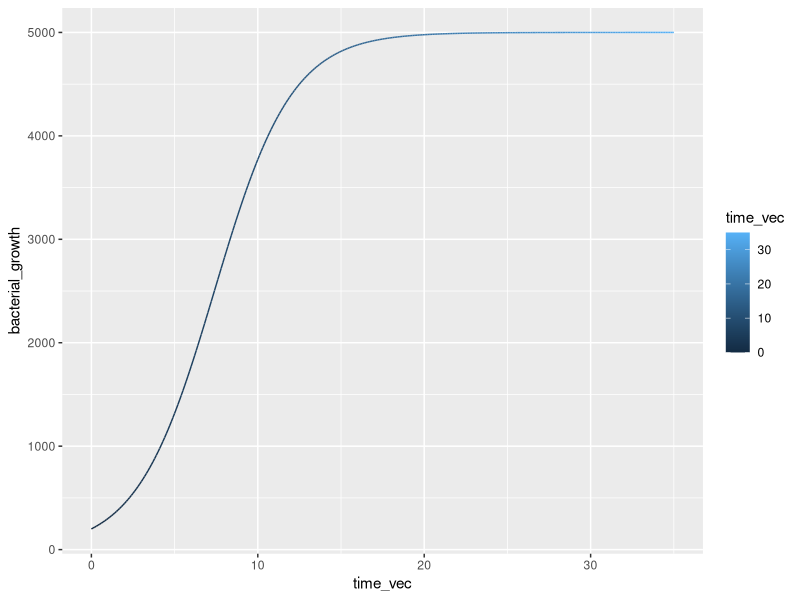
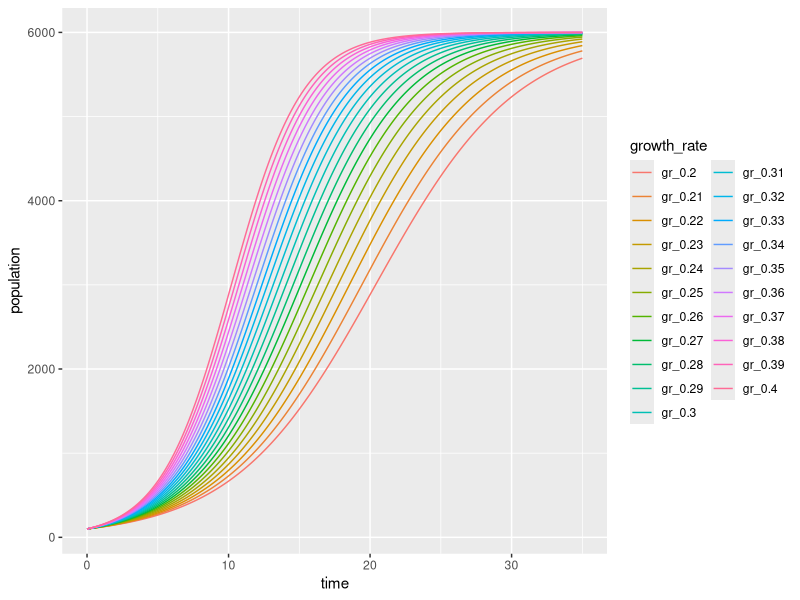

The R script that drew these images, in order:
## ---- chunk 1
knitr::opts_chunk$set(echo = TRUE)

library(palmerpenguins)
library(tidyverse)
## ---- chunk 2
# create a for loop that returns your total time for any two consecutive quarter miles

quarter_splits <- c(1.0, 1.1, 1.2, 1.1, 1.4, 1.5, 1.6, 1.4)

quarter_mi_consec <- vector(mode = "numeric", length = length(quarter_splits) - 1)

for (i in 1:(length(quarter_splits) - 1)) {
  quarter_mi_consec[i] <- quarter_splits[i] + quarter_splits[i + 1]
}

quarter_mi_consec

#use -1 in the seq_along(quarter_splits) - 1 because you cannot calc a value for the last i because there is no consec value, so there should only be 7 values returned

#can write with print function instead of naming it / storing it as quarter_mi_consec

# the following is the same thing with an intermediate object name:

quarter_mi_consec <- vector(mode = "numeric", length = length(quarter_splits) - 1)

for (i in 1:(length(quarter_splits) - 1)) {
  half_mile <- quarter_splits[i] + quarter_splits[i + 1]
  quarter_mi_consec[i] <- half_mile
}

quarter_mi_consec

#seq_along does not work well here because you want R to start at 1, not 0, and seq_along would output the first value as 0

quarter_mi_consec <- vector(mode = "numeric", length = length(quarter_splits) - 1)

for (i in (seq_along(quarter_splits) - 1)) {
  half_mile <- quarter_splits[i] + quarter_splits[i + 1]
  quarter_mi_consec[i] <- half_mile
}

quarter_mi_consec

## ---- chunk 3
bird_dog_sum <- function(bird, dog) {
  
  if (bird < 10) {
    message("cool little bird")
  }
  
  if (bird > 100) {
    error("birds cannot live that long")
  }
  
  if (dog < 0) {
    warning("can a dog be less than 1 lb?")
  }
  
  add_bird_dog <- bird + dog
  return(add_bird_dog)
}

#add conditions so your function will give warning or errors or messages for the coder. add this condition before the function process in the {} because you want this error to be spit out as soon as the coder initially enters the values


bird100_dog5 <- bird_dog_sum(bird = 8, dog = 5)

bird100_dog5

# needs numeric: bird_dog_sum(bird = "hawk", dog = 10) returns error


## ---- chunk 4
say_hello <- function(friend, weekday) {
  paste("Hello", friend, "have a great", weekday)
}

say_hello(friend = "Teddy", weekday = "Thursday")

## ---- chunk 5
find_mult <- function(a, b) {
  my_multiplication <- a * b
  print(my_multiplication)
}

find_mult(a = 10, b = 6)
find_mult(a = 10, b = 6) + 12
#python would not have allowed you to add 12 outside the function, python needs you the RETURN not just print if you want to do subsequent steps to the value
## ---- chunk 6
animal_age <- function(animal, age) {
  
  if (!animal %in% c("dog", "goat")) {
    stop("unknown species entered")
  }
  
  if (animal == "dog") {
    creature_age <- age * 7
  }
  
  else if (animal == "goat") {
    creature_age <- age * 4.7
  }
  
  return(creature_age)
}

animal_age(animal = "goat", age = 13)

# now try to break this function, like another animal name or if the number is written as "ten"

#animal_age(animal = "zebra", age = 5)

#the ! before animal in the stop / error means NOT in that list of options


## ---- chunk 7
# keep obs of adelie or gentoo

adelie_gentoo <- penguins %>% 
  filter(species %in% c("Adelie", "Gentoo"))

#R goes to the species col, then tests every row one by one, and the %in% asks if it matches adelie or gentoo and keeps it if so

# alternative way:

adelie_gentoo_wrong <- penguins %>% 
  filter(species == "Adelie" | species == "Gentoo")

#but this becomes tedious and long code, so it is more efficient to use the previous way

#common mistake:

adelie_gentoo_wrong <- penguins %>% 
  filter(species == c("Adelie", "Gentoo"))

# this is wrong because it does not detect every obs of adelie or gentoo, it is looking for an exact match, it asks if row 1 is adelie, then asks if row 2 is gentoo, then goes to row 3 and asks if it is adelie, it is alternating this vector until it reaches the end

# add a warning to this fucntion (if you wrote it) so a user can be warned that this function is probs not doing what you want it to do!


## ---- chunk 8
#take the mean of every column in a dataset just by entering the data frame

df_mean <- function(df) {
  for (i in 1:ncol(df)) {
    col_mean <- mean(df[[i]], na.rm = TRUE)
    print(col_mean)
  }
}

#test the function with mtcars

df_mean(df = mtcars)

# make the function return more specifically what column you are taking the mean of
# colnames(df[i]) will return that column name as a string

df_mean <- function(df) {
  for (i in 1:ncol(df)) {
    col_mean <- mean(df[[i]])
    print(paste("The mean of column", colnames(df[i]), "is", col_mean))
  }
}

# or:

df_mean <- function(df) {
  for (i in 1:ncol(df)) {
    col_mean <- mean(df[[i]])
    col_name <- colnames(df[i])
    print(paste("The mean of column", col_name, "is", col_mean))
  }
}

df_mean(df = mtcars)

## ---- chunk 9
# make a subset of only structural size variables from the penguins dataset for chinstrap

chinstrap_sizes <- penguins %>% 
  filter(species == "Chinstrap") %>% 
  select(bill_length_mm, bill_depth_mm, flipper_length_mm, body_mass_g)

# filter is for filtering rows, sleect is for subsetting columns

df_mean(df = chinstrap_sizes)
## ---- chunk 10
lunch <- function(tacos, price) {
  
  if (is.numeric(tacos) == FALSE) {
    stop("you must input a number of tacos")
  }
  
  total_price <- tacos * price
  return(total_price)
}

lunch(tacos = 4, price = 2.50)
## ---- chunk 11
# working with different sites: mountain, prairie, desert, beach, each with depth and slope (cols) for each of these
# write a function that will automatically pull parameter functions from a data frame
# calc the groundwater transport rate

gw_rate <- function(site) {
  
  gw_depth_slope <- data.frame(sitename = c("mountain", "prairie", "beach", "desert"),
                               depth = c(32, 41, 63, 2),
                               slope = c(11.2, 0.4, 0.8, 2.6))
                               
  site_select <- dplyr::filter(gw_depth_slope, sitename == site)
  
  transport_rate <- 1.4 * site_select$slope + 3.6 * site_select$depth
  
  return(transport_rate)
}

# alternative for site_select line in the gw_rate function:   gw_depth_slope %>% filter(sitename == site)

gw_rate(site = "beach")

## ---- chunk 12
gw_rate_switch <- function(site) {
  
  gw_slope_depth <- switch(site,
                           "mountain" = c(32, 11.2),
                           "prairie" = c(41, 0.4),
                           "beach" = c(63, 0.8),
                           "desert" = c(2, 2.6))
  
  transport_rate <- 1.4 * gw_slope_depth[2] + 3.6 * gw_slope_depth[1]
  
  return(transport_rate)
}

gw_rate_switch(site = "beach")
## ---- chunk 13
  
logistic_growth <- function(K, N0, r, time) {
  Nt <- K / (1 +((K - N0) / N0) * exp(-r * time))
  print(Nt)
}

logistic_growth(K= 5000, N0 = 200, r = 0.43, time = 6)

# create a time sequence

time_vec <- seq(from = 0, to = 35, by = 0.1)
bacterial_growth <- logistic_growth(K = 5000, N0 = 200, r = 0.43, time = time_vec)

# in order to graph these against each other, you need to put them in the same dataframe

bacterial_df <- data.frame(time_vec, bacterial_growth)

ggplot(data = bacterial_df, aes(x = time_vec, y = bacterial_growth)) +
  geom_line(aes(color = time_vec))

## ---- chunk 14
r_seq <- seq(from = 0.20, to = 0.40, by = 0.01)
time_vec <- seq(from = 0, to = 35, by = 0.1)

# create an output matrix
# (rows, col)

out_matrix <- matrix(ncol = length(r_seq), nrow = length(time_vec))

# N0 = 100, K = 6000

#write a nested for loop that uses my function and sends the output value for each combo into an output matrix in the order we discussed

for (i in seq_along(r_seq)) {
  for (j in seq_along(time_vec)) {
    pop <- logistic_growth(K = 6000, N0 = 100, r = r_seq[i], time = time_vec[j])
    out_matrix[j, i] <- pop
  }
}

#out_matrix

#the order of inner & outer loops doesn't matter, but J, i must match out_matrix order (ncol =, nrow =) which must correspond and therefore populate the matrix by row then col or col then row

# wrangling

out_df <- data.frame(time = time_vec, out_matrix)

colnames(out_df) <- c("time", paste0("gr_", r_seq))

# make long form (tidy version) of this data
out_df_long <- out_df %>% 
  pivot_longer(-time, names_to = "growth_rate", values_to = "population")


# make a line graph with pop on Y over time on x with color of line dependent on the growth rate

ggplot(data = out_df_long, aes(x = time, y = population)) +
  geom_line(aes(color = growth_rate))

